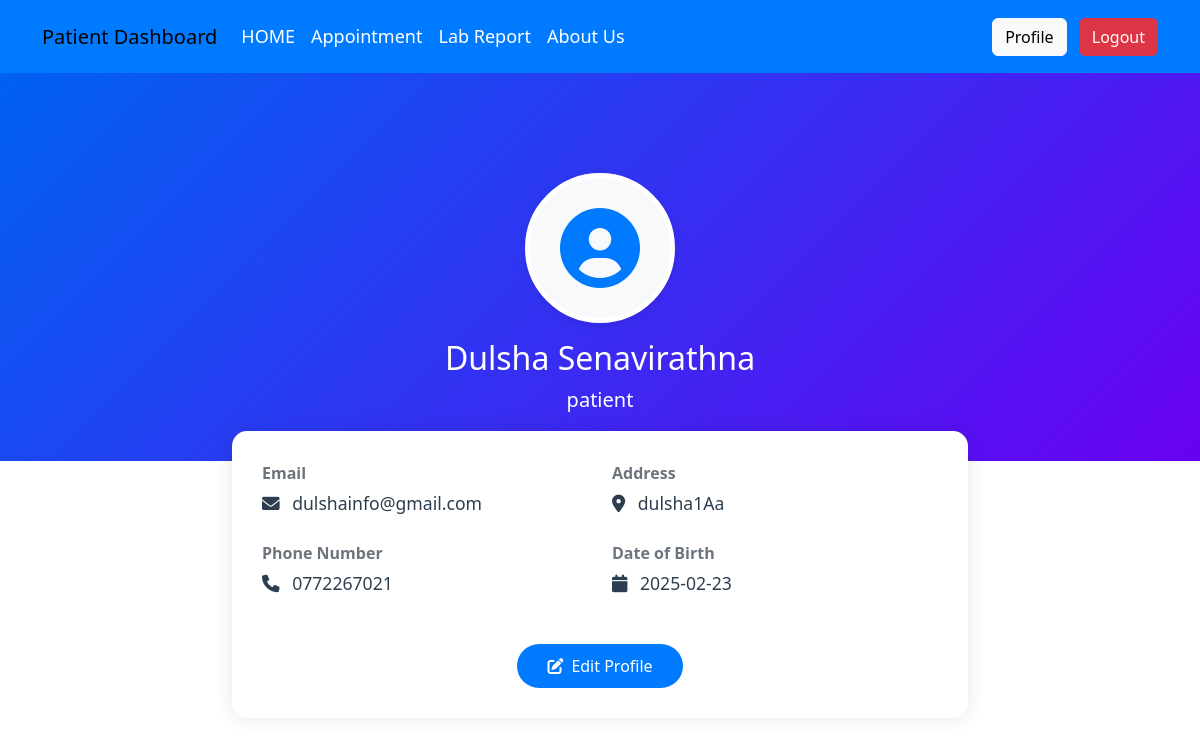
/profile.php (signed in), run on the app's committed database.
### tables this page shows
CREATE TABLE `users` (
  `id` int(11) NOT NULL,
  `name` varchar(255) NOT NULL,
  `email` varchar(255) NOT NULL,
  `password` varchar(255) NOT NULL,
  `role` enum('patient','staff','admin') NOT NULL,
  `address` varchar(255) NOT NULL,
  `phone_number` varchar(20) NOT NULL,
  `date_of_birth` date DEFAULT NULL,
  `profile_picture` varchar(255) DEFAULT NULL
);

### profile.php (the view, shortened to what this page needs)
<?php
include 'db/config.php';
$user_id = $_SESSION['user_id'];
$sql = "SELECT name, email, role, address, phone_number, date_of_birth FROM users WHERE id = ?";
$stmt = $conn->prepare($sql);
$stmt->bind_param("i", $user_id);
$stmt->execute();
$result = $stmt->get_result();
$user = $result->fetch_assoc();
?>
<!DOCTYPE html>
<html lang="en">
<head>
    <link href="https://cdn.jsdelivr.net/npm/bootstrap@5.3.0/dist/css/bootstrap.min.css" rel="stylesheet">
    <link rel="stylesheet" href="https://cdnjs.cloudflare.com/ajax/libs/font-awesome/6.0.0/css/all.min.css">
</head>
<body>
<nav class="navbar navbar-expand-lg navbar-custom">
    <div class="container">
        <a class="navbar-brand" href="home.php">Patient Dashboard</a>
        <div class="collapse navbar-collapse" id="navbarNav">
            <ul class="navbar-nav me-auto">
                <li class="nav-item">
                    <a class="nav-link" href="home.php">HOME</a>
                </li>
                <li class="nav-item">
                    <a class="nav-link" href="appointments.php">Appointment</a>
                </li>
                <li class="nav-item">
                    <a class="nav-link" href="lab_reports.php">Lab Report</a>
                </li>
                <li class="nav-item">
                    <a class="nav-link" href="about.php">About Us</a>
                </li>
            </ul>
            <div>
                <a class="btn btn-light me-2" href="profile.php">Profile</a>
                <a class="btn btn-danger" href="logout.php">Logout</a>
            </div>
        </div>
    </div>
</nav>
<div class="profile-header">
    <div class="container">
        <div class="text-center">
            <div class="profile-img-container">
                <div class="profile-img d-flex align-items-center justify-content-center">
                    <i class="fas fa-user-circle profile-icon"></i>
                </div>
            </div>
            <h2 class="mt-3"><?php echo htmlspecialchars($user['name']); ?></h2>
            <p class="lead"><?php echo htmlspecialchars($user['role']); ?></p>
        </div>
    </div>
</div>
<div class="container">
    <div class="row justify-content-center">
        <div class="col-md-8">
            <div class="profile-card">
                <div class="row">
                    <div class="col-md-6">
                        <div class="mb-4">
                            <div class="info-label">Email</div>
                            <div class="info-value">
                                <i class="fas fa-envelope me-2"></i>
                                <?php echo htmlspecialchars($user['email']); ?>
                            </div>
                        </div>
                        <div class="mb-4">
                            <div class="info-label">Phone Number</div>
                            <div class="info-value">
                                <i class="fas fa-phone me-2"></i>
                                <?php echo htmlspecialchars($user['phone_number']); ?>
                            </div>
                        </div>
                    </div>
                    <div class="col-md-6">
                        <div class="mb-4">
                            <div class="info-label">Address</div>
                            <div class="info-value">
                                <i class="fas fa-map-marker-alt me-2"></i>
                                <?php echo htmlspecialchars($user['address']); ?>
                            </div>
                        </div>
                        <div class="mb-4">
                            <div class="info-label">Date of Birth</div>
                            <div class="info-value">
                                <i class="fas fa-calendar me-2"></i>
                                <?php echo htmlspecialchars($user['date_of_birth']); ?>
                            </div>
                        </div>
                    </div>
                </div>
                <div class="text-center mt-4">
                    <button class="edit-button" data-bs-toggle="modal" data-bs-target="#editProfileModal">
                        <i class="fas fa-edit me-2"></i>Edit Profile
                    </button>
                </div>
            </div>
        </div>
    </div>
</div>
</body>
</html>

### profile.php (style rules this page uses)
.navbar-custom { background-color: #007bff; padding: 15px; }
.navbar-custom .nav-link { color: white !important; font-size: 18px; transition: 0.3s; }
.profile-header { background: linear-gradient(135deg, #0061f2 0%, #6900f2 100%); color: white; padding: 100px 0 30px; margin-bottom: -60px; }
.profile-img-container { position: relative; width: 150px; height: 150px; margin: 0 auto; }
.profile-img { width: 150px; height: 150px; border-radius: 50%; border: 5px solid white; box-shadow: 0 2px 10px rgba(0,0,0,0.1); background-color: #f8f9fa; padding: 3px; }
.profile-card { background: white; border-radius: 15px; box-shadow: 0 0 20px rgba(0,0,0,0.1); padding: 30px; margin-top: 30px; }
.info-label { color: #6c757d; font-weight: 600; margin-bottom: 5px; }
.info-value { color: #2c3e50; font-size: 1.1em; margin-bottom: 20px; }
.edit-button { background: #007bff; color: white; border: none; padding: 10px 30px; border-radius: 50px; transition: all 0.3s; }
.profile-icon { font-size: 80px; color: #007bff; }

### data on the page
users: name "Dulsha Senavirathna", role "patient", email "dulshainfo@gmail.com", phone_number "0772267021", address "dulsha1Aa", date_of_birth "2025-02-23"
